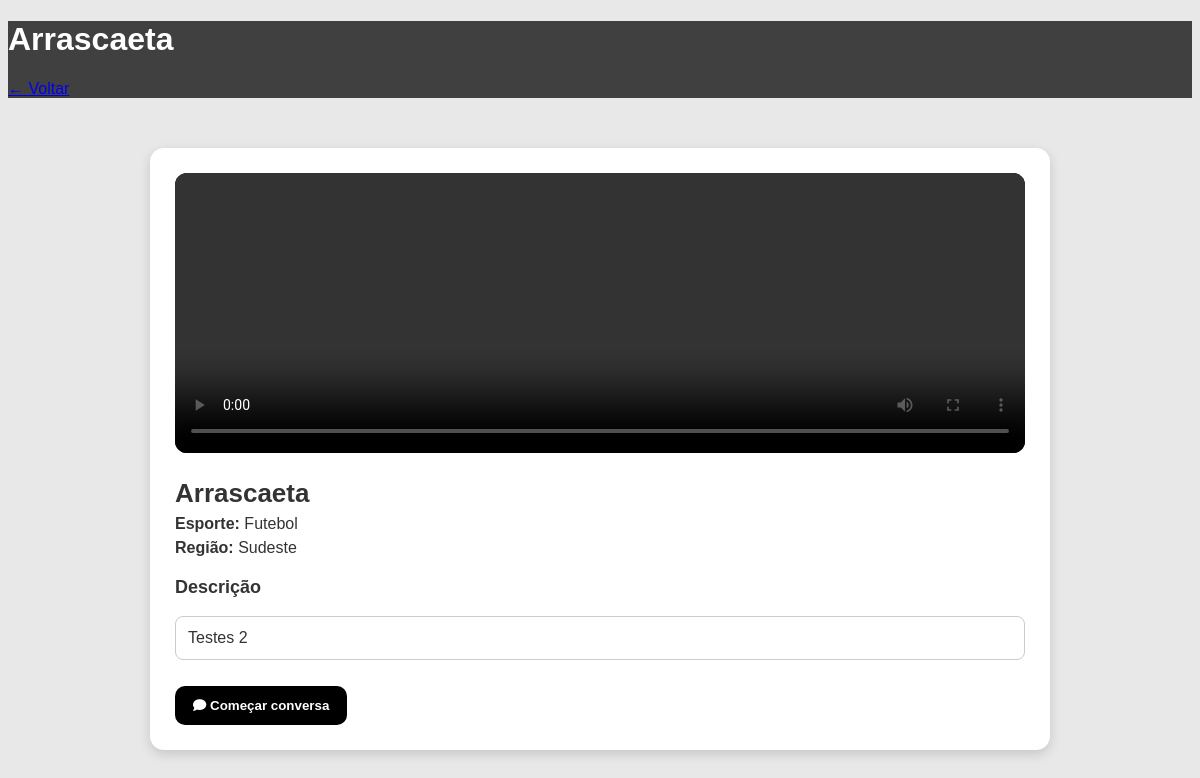
/card/2/, run on the app's committed database.
### main/models.py (models this page shows, shortened)
class Video(models.Model):
    nome = models.CharField(max_length=100)
    esporte = models.CharField(max_length=50)
    regiao = models.CharField(max_length=50)
    descricao = models.TextField()
    arquivo = models.FileField(upload_to='videos/')
    criado_em = models.DateTimeField(auto_now_add=True)
    likes = models.IntegerField(default=0)

### main/views.py (the view)
# urls.py: path("card/<int:id>/", views.card, name="card"),
def card(request, id):
    video = get_object_or_404(Video, id=id)
    return render(request, "main/card.html", {"video": video})

### main/templates/main/card.html (shortened to what this page needs)
{% load static %}
<!DOCTYPE html>
<html lang="pt-br" data-theme="light">
<head>
<link rel="stylesheet" href="{% static 'css/tema.css' %}">
<link rel="stylesheet" href="{% static 'css/paginaPrincipal.css' %}">
<link rel="stylesheet" href="{% static 'css/card.css' %}">
<link rel="stylesheet" href="https://cdnjs.cloudflare.com/ajax/libs/font-awesome/6.5.1/css/all.min.css">
</head>
<body>
<header>
    <h1>{{ video.nome }}</h1>
    <a href="{% url 'paginaPrincipal' %}" class="add-video-btn">← Voltar</a>
</header>
<div class="container">
    <div class="card-detalhe">
        <div class="video-wrapper">
            <video controls>
                <source src="{{ video.arquivo.url }}" type="video/mp4">
            </video>
        </div>
        <div class="info-wrapper">
            <h2>{{ video.nome }}</h2>
            <p><strong>Esporte:</strong> {{ video.esporte }}</p>
            <p><strong>Região:</strong> {{ video.regiao }}</p>
            <h3>Descrição</h3>
            <p class="descricao">{{ video.descricao }}</p>
            <button class="chat-btn-detalhe">
                <i class="fa-solid fa-comment"></i> Começar conversa
            </button>
        </div>
    </div>
</div>
</body>
</html>

### main/static/css/tema.css (style rules this page uses)
:root { --bg: #e8e8e8; --text: #333; --header-bg: #414040; --header-text: #ffffff; --card-bg: #ffffff; --input-bg: #ffffff; --input-text: #333; --border: #ccc; --button-bg: #000000; --button-bg-hover: #222222; --button-text: #ffffff; }
body { background: var(--bg); color: var(--text); }
header { background: var(--header-bg) !important; color: var(--header-text) !important; }
button, .btn { background: var(--button-bg) !important; color: var(--button-text) !important; }

### main/static/css/card.css (style rules this page uses)
body { background: var(--bg); color: var(--text); font-family: 'Poppins', sans-serif; }
.container { max-width: 900px; margin: 30px auto; padding: 20px; }
.card-detalhe { background: var(--card-bg); color: var(--card-text); border-radius: 14px; box-shadow: 0 4px 12px rgba(0,0,0,0.15); padding: 25px; }
.video-wrapper video { width: 100%; max-height: 280px; border-radius: 12px; object-fit: cover; background: black; }
.info-wrapper h2 { font-size: 26px; font-weight: 600; margin-bottom: 5px; }
.info-wrapper h3 { margin-top: 20px; font-size: 18px; }
.info-wrapper p { margin: 6px 0; font-size: 16px; }
.descricao { background: var(--input-bg); padding: 12px; border-radius: 8px; border: 1px solid var(--border); }
.chat-btn-detalhe { margin-top: 20px; background: var(--primary); color: white; padding: 12px 18px; border-radius: 10px; border: none; cursor: pointer; font-weight: 600; transition: 0.2s; }

### data on the page
Video: nome "Arrascaeta", esporte "Futebol", regiao "Sudeste", descricao "Testes 2"
